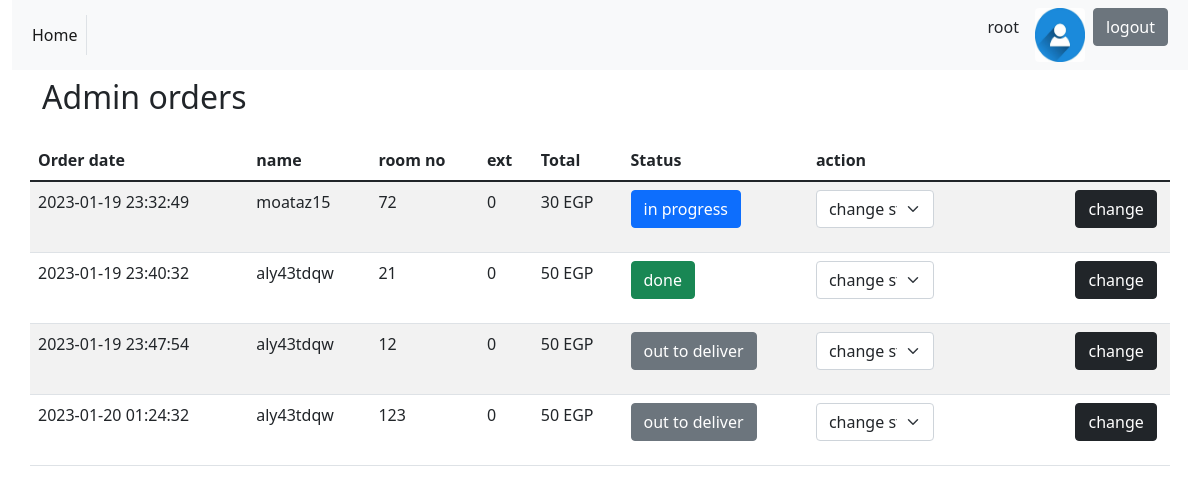
Screenshot of /admin_orders.php with the database file from the repository.
### tables this page shows
CREATE TABLE `orders` (
  `id` int NOT NULL,
  `user_id` int NOT NULL,
  `amount` float NOT NULL,
  `status` int NOT NULL,
  `date` timestamp NOT NULL DEFAULT CURRENT_TIMESTAMP,
  `product_quantity` text NOT NULL,
  `room_no` int NOT NULL,
  `ext` int NOT NULL
);

CREATE TABLE `users` (
  `id` int NOT NULL,
  `username` varchar(100) NOT NULL,
  `email` varchar(100) NOT NULL,
  `password` varchar(100) NOT NULL,
  `room_no` int NOT NULL,
  `ext` int NOT NULL,
  `image` varchar(200) DEFAULT NULL,
  `created_at` timestamp NOT NULL DEFAULT CURRENT_TIMESTAMP,
  `is_admin` int NOT NULL DEFAULT '0'
);

### database.php (called while the page is built, shortened)
<?php
$username = "root";
try {
  return "Connected successfully";
} catch(PDOException $e) {
  return "Connection failed: " . $e->getMessage();
}
?>

### admin_orders.php (the view, shortened to what this page needs)
<?php
    include_once 'database.php';
    if(isset($_GET)){
            $query = "SELECT * FROM orders"  ;
            $sql = $conn->prepare($query);
            $result  = $sql->execute();
            $orders = $sql->fetchAll();
    }
?>
<!DOCTYPE html>
<html lang="en">
<head>
    <link href="https://cdn.jsdelivr.net/npm/bootstrap@5.1.3/dist/css/bootstrap.min.css" rel="stylesheet">
</head>
<body>
<div class="container-fluid header">
    <nav class="navbar navbar-expand-lg navbar-light bg-light">
        <div class="container-fluid">
            <div class="collapse navbar-collapse" id="navbarSupportedContent">
            <ul class="navbar-nav me-auto mb-2 mb-lg-0">
                <li class="nav-item">
                <a class="nav-link active border-end" aria-current="page" href="homepage.php">Home</a>
                </li>
            </ul>
                <div class="d-flex d-flex align-self-center">
                    <p  class="mx-3 align-self-center"><?php echo $username;  ?></p>
                    <img src="images/proxy.jpg" class="rounded" style="width: 50px;" alt="">
                    <p class="mx-1 ">
                        <a class="btn btn-secondary mx-1 " href="logout.php">logout</a>
                    </p>
                </div>
            </div>
        </div>
    </nav>
    </div>
    <div class="container">
        <div class="row my-2">
            <div class="col-6 ">
                <h2>Admin orders</h2>
            </div>
        </div>
        <div class="row mt-3">
                <table class="table table-striped ">
                    <thead>
                        <tr>
                            <th>Order date</th>
                            <th> name</th>
                            <th> room no</th>
                            <th> ext</th>
                            <th>Total</th>
                            <th>Status</th>
                            <th>action</th>
                        </tr>
                    </thead>
                    <tbody>
                        <?php  if(isset($orders)  && !empty($orders)){
                            foreach ($orders as $order) {
                            $user_id = $order['user_id'];
                            $query3 = "SELECT * FROM users where id = $user_id" ;
                            $sql3 = $conn->prepare($query3);
                            $result3  = $sql3->execute();
                            $user = $sql3->fetch();
                            ?>
                                    <tr>
                                        <td>
                                                <?php  echo $order['date'] ?>
                                        </td>
                                        <td>
                                                <?php  echo $user['username'] ?>
                                        </td>
                                        <td>
                                                <?php  echo $order['room_no'] ?>
                                        </td>
                                        <td>
                                                <?php  echo $order['ext'] ?>
                                        </td>
                                        <td>
                                        <?php  echo $order['amount'] ?> EGP
                                        </td>
                                        <td>
                                        <?php if($order['status'] == 0){ ?>
                                            <p class="btn btn-primary"> in progress</p>
                                        <?php   } elseif ($order['status'] == 1) { ?>
                                            <p class="btn btn-secondary"> out to deliver</p>
                                       <?php   }else{ ?>
                                        <p class="btn btn-success"> done</p>
                                        <?php } ?>
                                        </td>
                                        <td>
                                           <form action="handle_cahngestatus.php" method="post">
                                            <div class="row w-100 text-start">
                                                <div class="col-9">
                                                <select name="change_status" id=""  class="form-select w-50">
                                                            <option selected disabled>change status</option>
                                                </select>
                                                </div>
                                                <div class="col-2">
                                                <button type="submit" class="btn btn-dark">change</button>
                                                </div>
                                            </div>
                                           </form>
                                        </td>
                                    </tr>
                        <?php }
                        }  ?>
                    </tbody>
                </table>
        </div>
    </div>
</body>
</html>

### rows the page displays
orders: date "2023-01-19 23:32:49", user.username "moataz15", room_no "72", ext "0", amount "30", status "in progress"
orders: date "2023-01-19 23:40:32", user.username "aly43tdqw", room_no "21", ext "0", amount "50", status "done"
orders: date "2023-01-19 23:47:54", user.username "aly43tdqw", room_no "12", ext "0", amount "50", status "out to deliver"
orders: date "2023-01-20 01:24:32", user.username "aly43tdqw", room_no "123", ext "0", amount "50", status "out to deliver"

### other values shown
$username "root"
